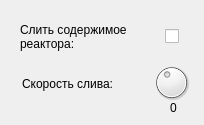
      <widget class="QWidget" name="tab_6">
       <attribute name="title">
        <string>Слив</string>
       </attribute>
       <widget class="QLabel" name="label_30">
        <property name="geometry">
         <rect>
          <x>20</x>
          <y>16</y>
          <width>111</width>
          <height>41</height>
         </rect>
        </property>
        <property name="text">
         <string>Слить содержимое 
реактора:</string>
        </property>
       </widget>
       <widget class="QCheckBox" name="checkBox_3">
        <property name="geometry">
         <rect>
          <x>165</x>
          <y>28</y>
          <width>30</width>
          <height>17</height>
         </rect>
        </property>
        <property name="text">
         <string/>
        </property>
       </widget>
       <widget class="QLabel" name="label_43">
        <property name="geometry">
         <rect>
          <x>170</x>
          <y>100</y>
          <width>21</width>
          <height>16</height>
         </rect>
        </property>
        <property name="text">
         <string>0</string>
        </property>
       </widget>
       <widget class="QLabel" name="label_29">
        <property name="geometry">
         <rect>
          <x>22</x>
          <y>76</y>
          <width>91</width>
          <height>16</height>
         </rect>
        </property>
        <property name="text">
         <string>Скорость слива:</string>
        </property>
       </widget>
       <widget class="QDial" name="dial_5">
        <property name="geometry">
         <rect>
          <x>151</x>
          <y>57</y>
          <width>41</width>
          <height>51</height>
         </rect>
        </property>
        <property name="value">
         <number>40</number>
        </property>
       </widget>
      </widget>
